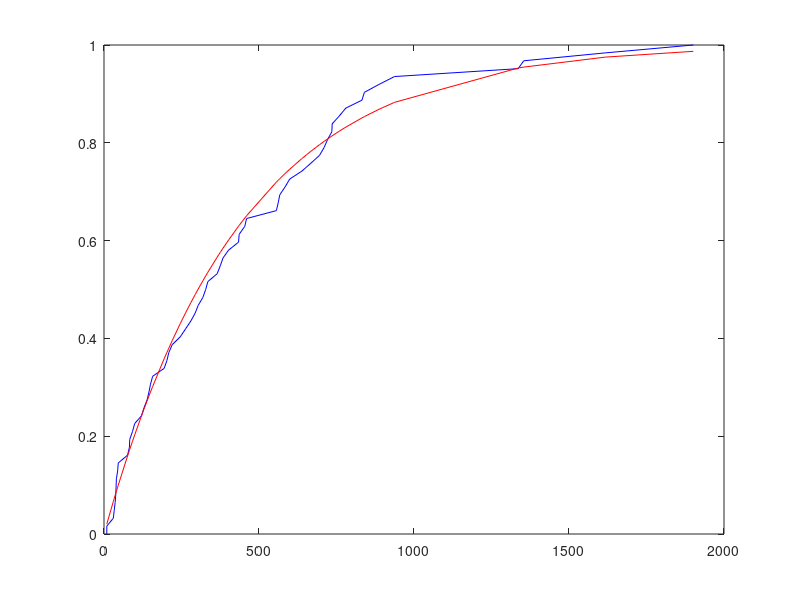

MATLAB code for this plot: (Note: this script raises an error after producing the figure.)
%% Example 7.3
% The data set contains 62 measurements of the time in days between
% successive earthquakes taken from Hand et al. (1994). Assess the
% goodness-of-fit of the data to the exponential distribution.

%% Importing Data
clear; close all; clf;
quakes = importdata('quakes.dat');

%% Plot Data verse Exponential Distribution
figure(1);
[f, x] = ecdf(quakes);
plot(x, f, 'b')
hold on
plot(x, expcdf(x, mean(quakes)),'r')
hold off

legend('Empirical CDF','Exponential CDF','Location','se')
xlabel 'Time Between Earthquakes (Days)';
ylabel 'Cumulative Probability';
title 'The Empirical and Exponential CDFs for the Earthquake Interval Time Data'

% The exponential cdf has the maximum likelihood estimate paramter.

%% Histogram
figure(2);
h = histogram(quakes, 'NumBins', 7, 'Normalization', 'count');
title 'Histogram of Earthquake Count Data'
xlabel 'Time Between Earthquakes (Days)';
ylabel 'Count';

%% Likelihood Ratio Testing
% Observed
o = h.Values;
p = zeros([1 length(o)]);

for i = 1:length(o)
    p(i) = integral(@(x) exppdf(x, mean(quakes)), h.BinEdges(i), h.BinEdges(i) + h.BinWidth);
end

% Expected
e = p*length(quakes);

% Test Statistic
loglambda = 2*sum(o.*log(o./e));

% Critical Value
cv = chi2inv(0.975, length(o) - 2);

% P-Value
pval = 1 - chi2cdf(loglambda, length(o) - 2);

% The null hypothesis that the data is exponential is accepted. However,
% the number of data per bin is far from even. They will be adjusted to
% make that more true at the cost of fewer bins.

%% Smaller Bins Histogram
figure(3);
edges = [ 0 75 200 400 600 1000 1960];
h = histogram(quakes, edges);
title 'Histogram of Earthquake Count Data'
xlabel 'Time Between Earthquakes (Days)';
ylabel 'Count';

%% Likelihood Ratio Testing with Fewer, More Even, Bins
% Observed
o = h.Values;
p = zeros([1 length(o)]);

for i = 1:length(o)
    p(i) = integral(@(x) exppdf(x, mean(quakes)), h.BinEdges(i), h.BinEdges(i + 1));
end

% Expected
e = p*length(quakes);

% Test Statistic
loglambda2 = 2*sum(o.*log(o./e));

% Critical Value
cv2 = chi2inv(0.975, length(o) - 2);

% P-Value
pval2 = 1 - chi2cdf(loglambda, length(o) - 2);

% The previous conclusion remains unchanged.